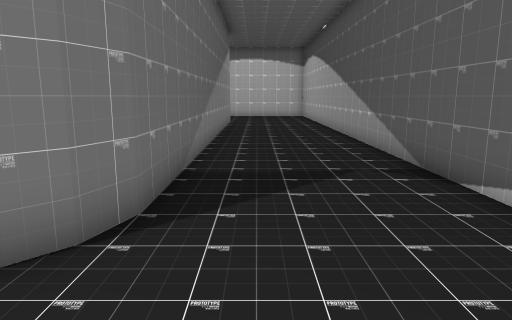
View 1 (above)

19 first-person views from a walk through a Unity game level. The camera is 1.5 m above the floor, tilts 10° down and sees 70° across. The floor is counted in squares, 1 m on a side. Each view is taken from the middle of a square. On the plan, view 1 faces up. The plan holds only what a view shows up to about 16 squares ahead; the rest is blank. The place goes on beyond the plan. The player character is not drawn.

View 2
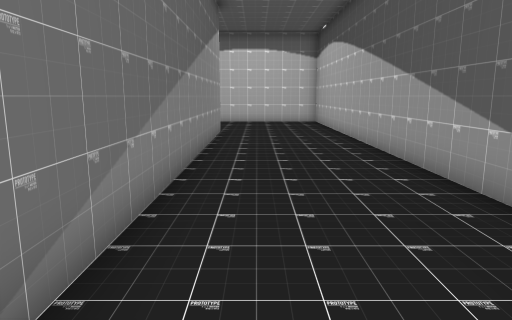

View 3
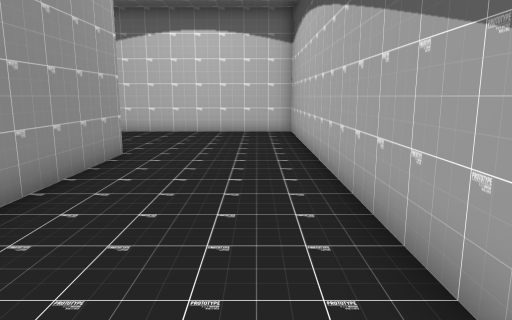

View 4
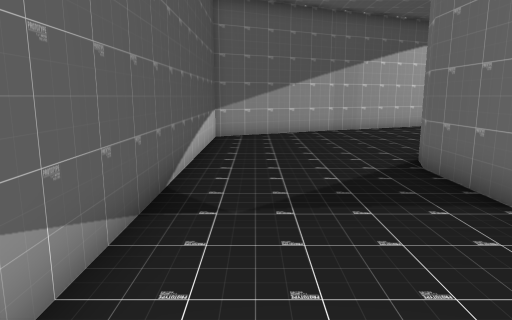

View 5
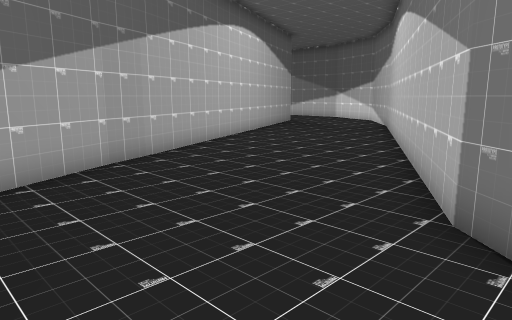

View 6
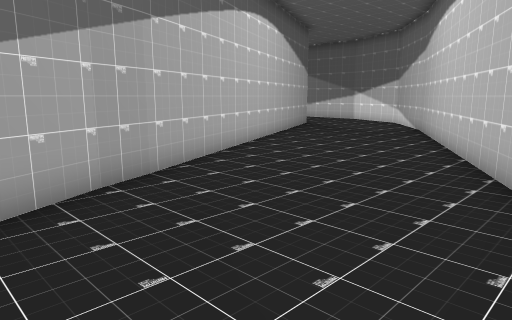

View 7
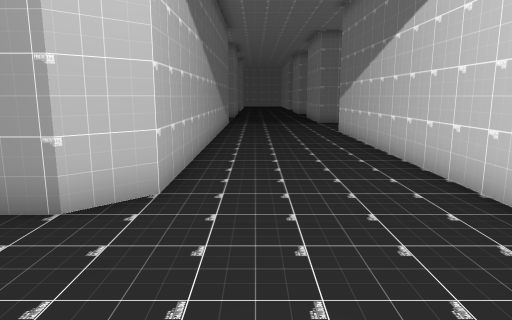

View 8
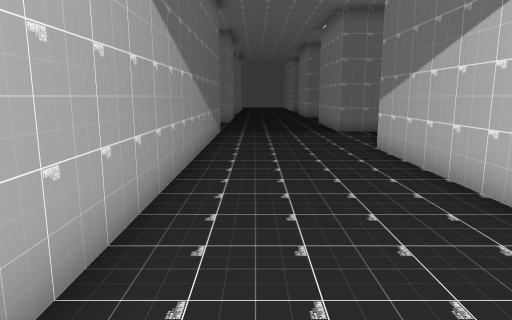

View 9
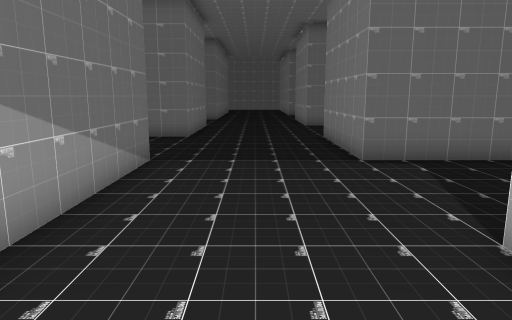

View 10
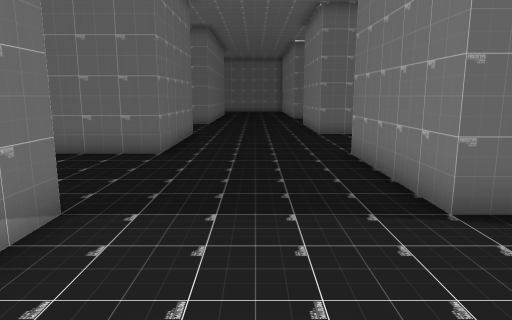

View 11
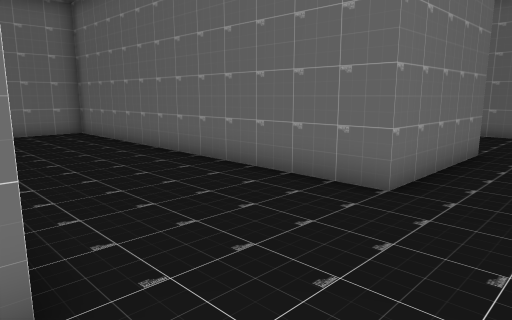

View 12
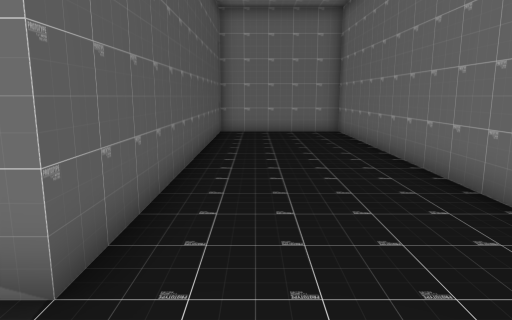

View 13
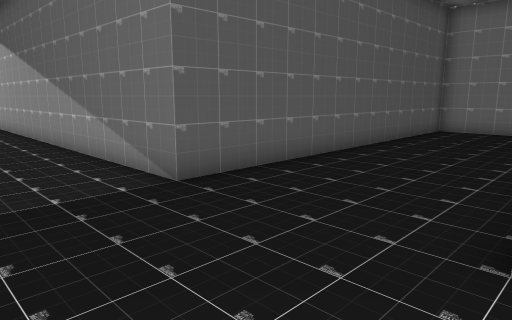

View 14
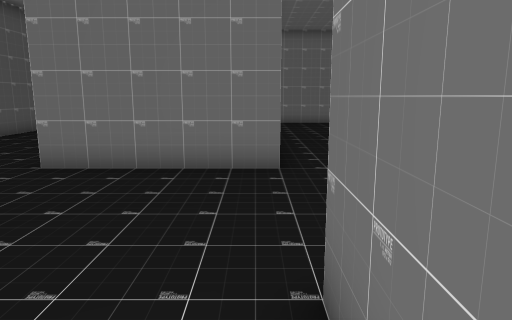

View 15
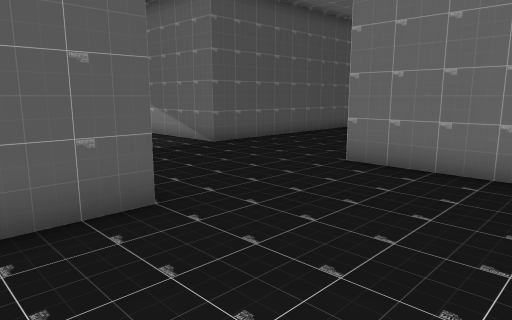

View 16
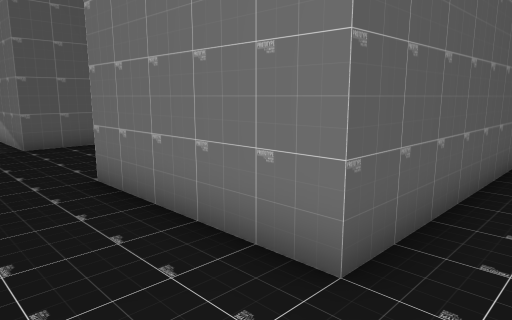

View 17
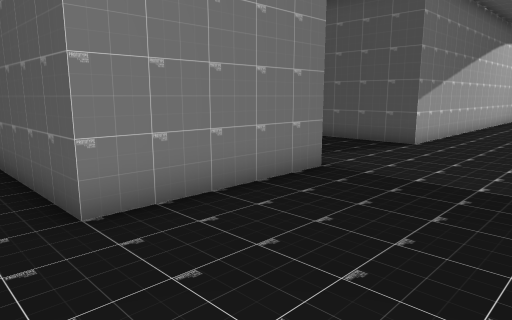

View 18
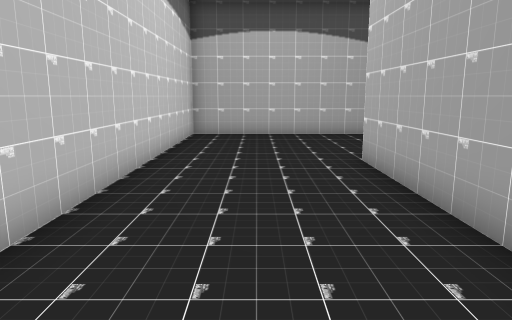

View 19
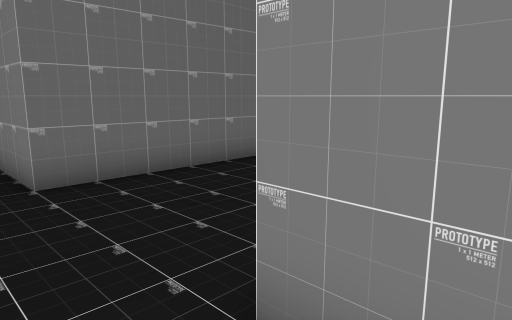

### Floor plan
Points are (right, up) in squares from view 1. A wall is a line through its corners. A room is listed if a view was taken in it or the views show most of it. See-through windows are left out.
Room 1 (views 1, 2, 3, 4, 5, 6, 7, 8, 9, 10, 11, 12, 13, 14, 15, 16, 17, 18, 19)
walls: (-27.5, 16.4) (-27.5, 22.5) (-22.5, 22.5) (-22.5, 9.5) (-17.5, 9.5) (-17.5, 22.5) (-2.5, 22.5) (-1.5, 21.5) (-1.5, 4.5) (-1.8, 3.5) (-2.5, 2.8) (-15.5, -4.3); (-17.5, 30.5) (-17.5, 27.5) (-22.5, 27.5) (-22.5, 30.5); (-27.5, 30.5) (-27.5, 27.5) (-29.5, 27.5); (-6.9, -6.5) (-2.4, -4.4); (-2.5, -4.5) (3.5, -1.5) (3.5, 27.5) (-12.5, 27.5) (-12.5, 30.5)

Positions as (right, up) in squares from view 1, and headings:
1: (0, 0), facing up
2: (0, 6), facing up
3: (2, 12), facing up
4: (2, 12), facing down
5: (2, 4), facing down-left
6: (1, 2), facing down-left
7: (3, 24), facing left
8: (-2, 24), facing left
9: (-9, 25), facing left
10: (-13, 25), facing left
11: (-17, 25), facing down-left
12: (-19, 25), facing down
13: (-23, 26), facing down-right
14: (-27, 30), facing down
15: (-27, 30), facing down-right
16: (-29, 25), facing down-right
17: (-24, 23), facing up-right
18: (-11, 25), facing right
19: (-21, 26), facing up-left
